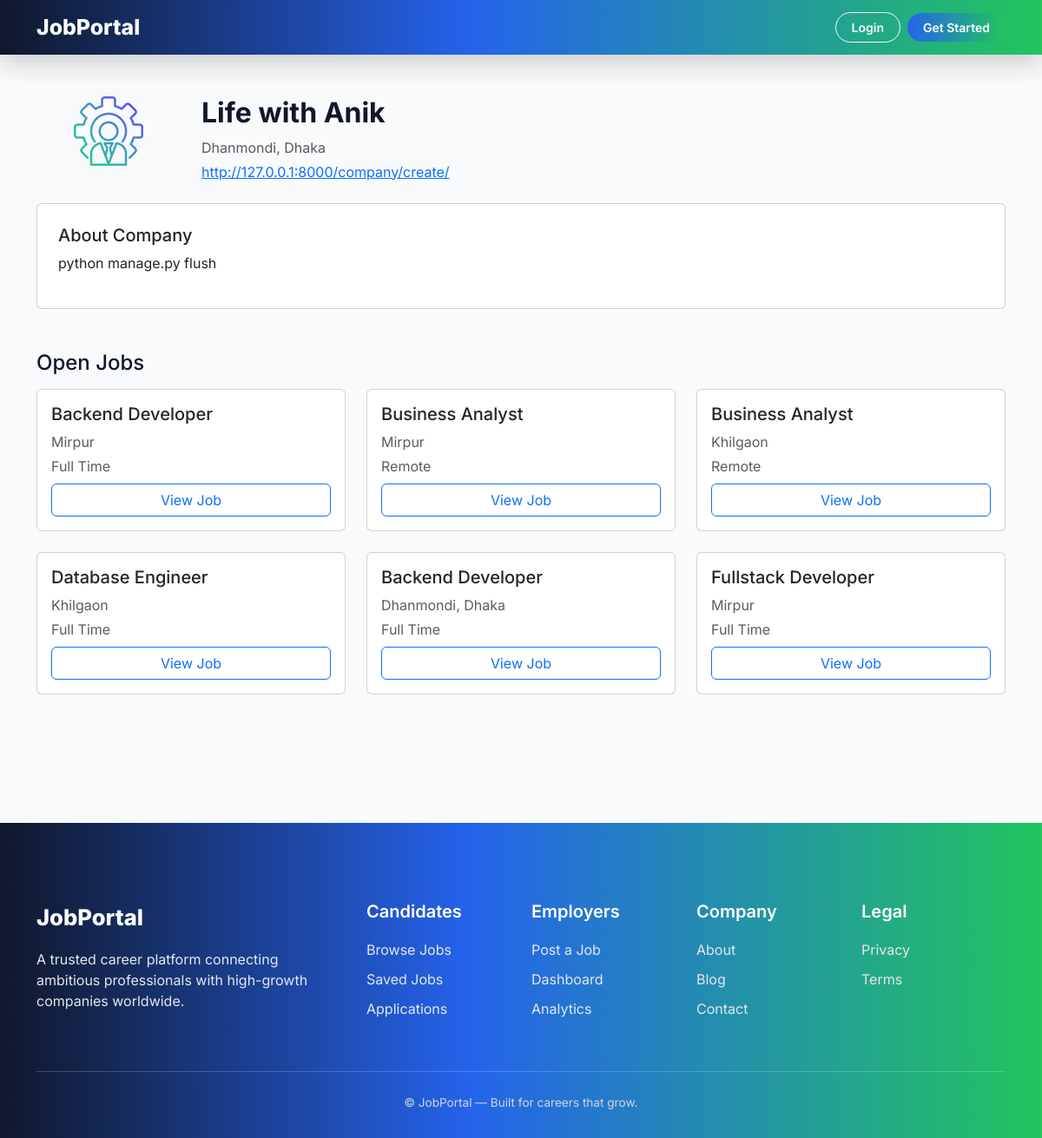
The app's page /company/company/1/ with its own data.
### companies/models.py (models this page shows, shortened)
class Company(models.Model):
    owner = models.OneToOneField(User, on_delete=models.CASCADE)
    name = models.CharField(max_length=200)
    logo = models.ImageField(upload_to='company_logos/', blank=True, null=True)
    description = models.TextField()
    website = models.URLField(blank=True)
    location = models.CharField(max_length=200)

### jobs/models.py (models this page shows, shortened)
class Job(models.Model):
    JOB_TYPE = (
        ('full_time', 'Full Time'),
        ('part_time', 'Part Time'),
        ('remote', 'Remote'),
    )
    category = models.ForeignKey(
        Category,
        on_delete=models.SET_NULL,
        null=True,
        related_name='jobs'
    )
    company = models.ForeignKey(Company, on_delete=models.CASCADE)
    title = models.CharField(max_length=200)
    location = models.CharField(max_length=200)
    job_type = models.CharField(max_length=20, choices=JOB_TYPE)
    salary = models.CharField(max_length=100, blank=True)
    description = models.TextField()
    requirements = models.TextField()
    deadline = models.DateField()
    is_featured = models.BooleanField(default=False)
    featured_until = models.DateTimeField(null=True, blank=True)
    created_at = models.DateTimeField(auto_now_add=True)

### companies/views.py (the view)
# urls.py: path('company/<int:id>/', views.company_public_detail, name='company_public_detail'),
def company_public_detail(request, id):
    company = get_object_or_404(Company, id=id)
    jobs = Job.objects.filter(company=company).order_by('-created_at')
    return render(request, 'companies/company_public_detail.html', {
        'company': company,
        'jobs': jobs,
    })

### templates/companies/company_public_detail.html (shortened to what this page needs)
{% extends "base.html" %}
{% block content %}
<section class="py-5">
  <div class="container">
    <div class="row mb-4">
      <div class="col-md-2 text-center">
        {% if company.logo %}
          <img src="{{ company.logo.url }}"
               class="img-fluid"
               style="max-height:80px">
        {% endif %}
      </div>
      <div class="col-md-10">
        <h2 class="fw-bold">{{ company.name }}</h2>
        <p class="text-muted mb-1">{{ company.location }}</p>
        {% if company.website %}
          <a href="{{ company.website }}" target="_blank">
            {{ company.website }}
          </a>
        {% endif %}
      </div>
    </div>
    <div class="card p-4 mb-5">
      <h5>About Company</h5>
      <p>{{ company.description }}</p>
    </div>
    <h4 class="mb-3">Open Jobs</h4>
    <div class="row g-4">
      {% for job in jobs %}
      <div class="col-md-6 col-lg-4">
        <div class="card p-3 h-100">
          <h5>{{ job.title }}</h5>
          <p class="text-muted mb-1">
            {{ job.location }}
          </p>
          <p class="text-muted mb-2">
            {{ job.get_job_type_display }}
          </p>
          <a href="{% url 'job_detail' job.id %}"
             class="btn btn-outline-primary w-100">
            View Job
          </a>
        </div>
      </div>
      {% empty %}
        <p class="text-muted">No open jobs at this company.</p>
      {% endfor %}
    </div>
  </div>
</section>
{% endblock %}

### templates/base.html (style rules this page uses)
:root { --blue-main: #2563eb; --blue-soft: #38bdf8; --green-main: #22c55e; --green-soft: #4ade80; --dark-bg: #020617; --dark-glass: rgba(2,6,23,.85); }
body { font-family: 'Inter', sans-serif; background: #f8fafc; color: #0f172a; }

### records on screen
Company: logo (picture), name "Life with Anik", location "Dhanmondi, Dhaka", website "http://127.0.0.1:8000/company/create/", description "python manage.py flush"
Job: title "Backend Developer", location "Mirpur", job_type "Full Time"
Job: title "Business Analyst", location "Mirpur", job_type "Remote"
Job: title "Business Analyst", location "Khilgaon", job_type "Remote"
Job: title "Database Engineer", location "Khilgaon", job_type "Full Time"
Job: title "Backend Developer", location "Dhanmondi, Dhaka", job_type "Full Time"
Job: title "Fullstack Developer", location "Mirpur", job_type "Full Time"
